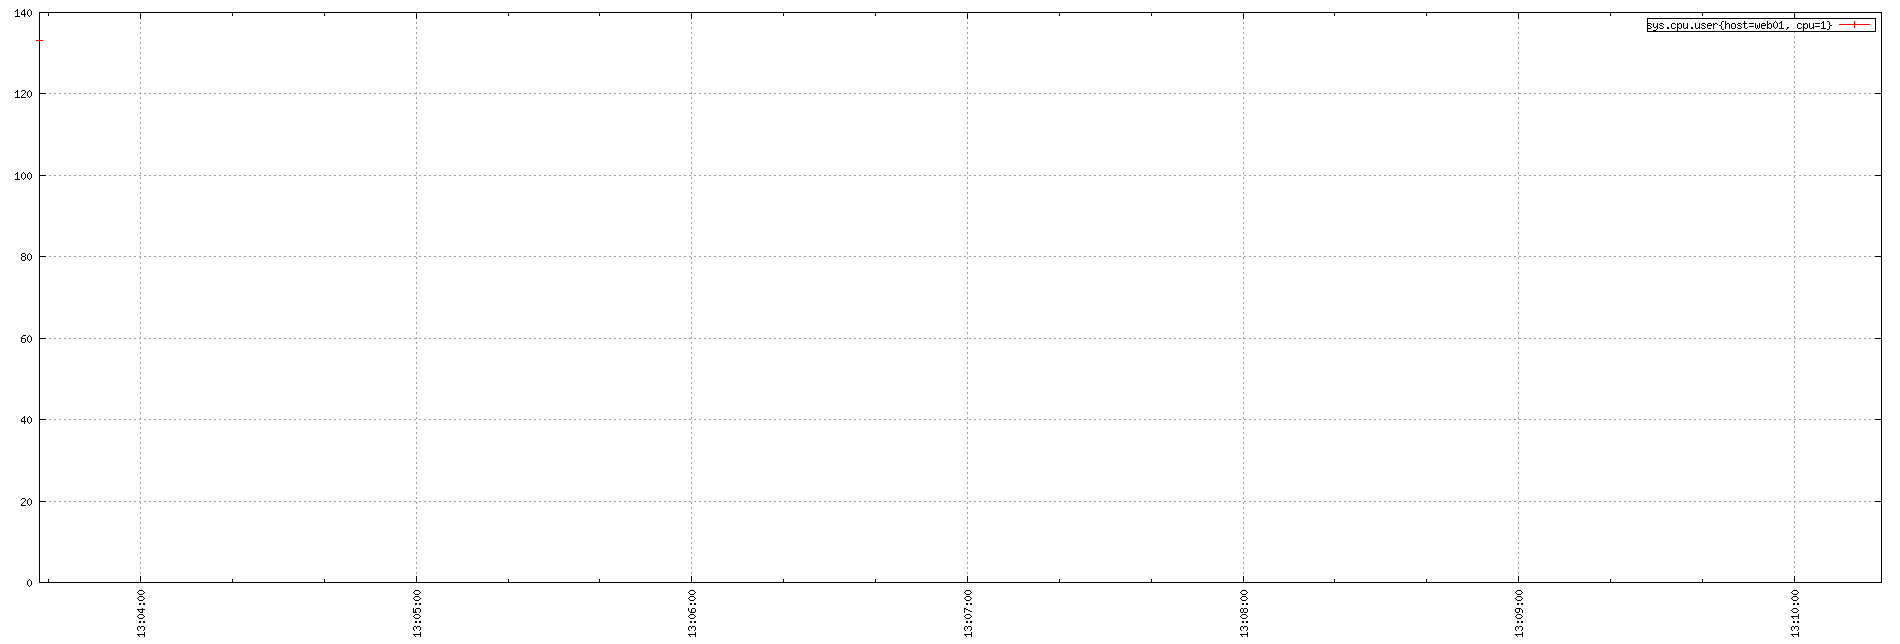

Reproduce this figure in gnuplot.
set term png small size 1900,644
set xdata time
set timefmt "%s"
if (GPVAL_VERSION < 4.6) set xtics rotate; else set xtics rotate right
set output "${TMPDIR-'tmp'}/tsd/38d89ad7.png"
set xrange ["1670245418":"1670245819"]
set format x "%H:%M:%S"
set grid
set style data linespoint
set key right box
set yrange [0:]
plot  "${TMPDIR-'tmp'}/tsd/38d89ad7_0.dat" using 1:2 title "sys.cpu.user{host=web01, cpu=1}"
